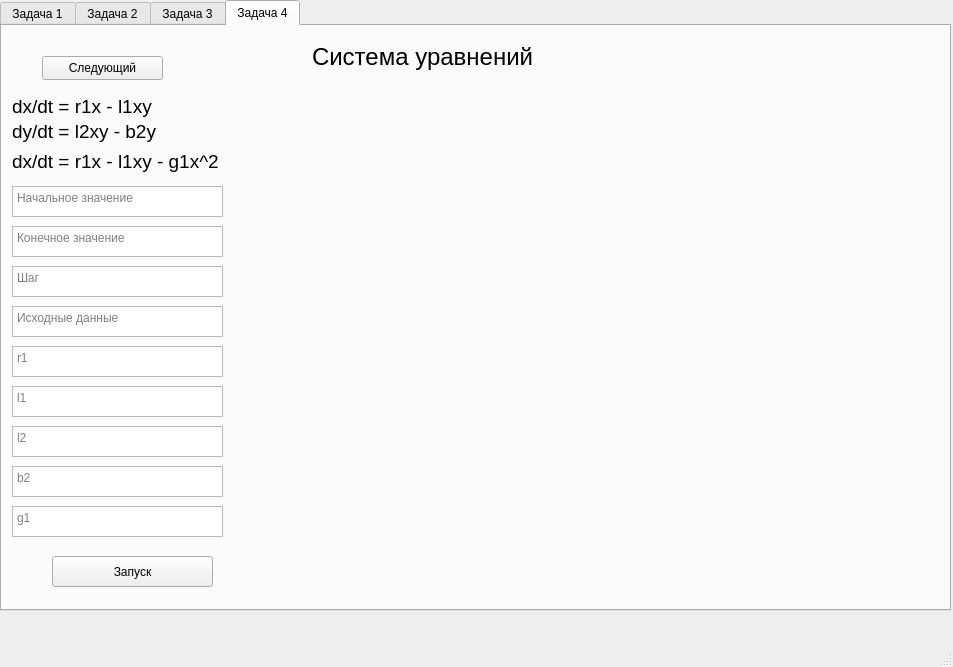
<?xml version="1.0" encoding="UTF-8"?>
<ui version="4.0">
 <class>MainWindow</class>
 <widget class="QMainWindow" name="MainWindow">
  <property name="geometry">
   <rect>
    <x>0</x>
    <y>0</y>
    <width>953</width>
    <height>667</height>
   </rect>
  </property>
  <property name="windowTitle">
   <string>MainWindow</string>
  </property>
  <widget class="QWidget" name="centralwidget">
   <widget class="QTabWidget" name="tabWidget">
    <property name="geometry">
     <rect>
      <x>0</x>
      <y>0</y>
      <width>951</width>
      <height>611</height>
     </rect>
    </property>
    <property name="currentIndex">
     <number>3</number>
    </property>
    <widget class="QWidget" name="tab">
     <attribute name="title">
      <string>Задача 1</string>
     </attribute>
     <widget class="QLabel" name="label">
      <property name="geometry">
       <rect>
        <x>300</x>
        <y>10</y>
        <width>161</width>
        <height>41</height>
       </rect>
      </property>
      <property name="font">
       <font>
        <pointsize>18</pointsize>
       </font>
      </property>
      <property name="text">
       <string>Задачи Коши</string>
      </property>
     </widget>
     <widget class="QLabel" name="label_2">
      <property name="geometry">
       <rect>
        <x>20</x>
        <y>60</y>
        <width>311</width>
        <height>41</height>
       </rect>
      </property>
      <property name="font">
       <font>
        <pointsize>18</pointsize>
       </font>
      </property>
      <property name="text">
       <string>y' = y^2 - yt, y(0) = 0, [0,1]</string>
      </property>
     </widget>
     <widget class="QLabel" name="label_3">
      <property name="geometry">
       <rect>
        <x>20</x>
        <y>320</y>
        <width>301</width>
        <height>41</height>
       </rect>
      </property>
      <property name="font">
       <font>
        <pointsize>18</pointsize>
       </font>
      </property>
      <property name="text">
       <string>y' = y ^ 2 + 1, y(0) = 0, [0, 1]</string>
      </property>
     </widget>
     <widget class="QTextEdit" name="txtStart1">
      <property name="geometry">
       <rect>
        <x>20</x>
        <y>120</y>
        <width>281</width>
        <height>31</height>
       </rect>
      </property>
      <property name="placeholderText">
       <string>Начальное значение</string>
      </property>
     </widget>
     <widget class="QTextEdit" name="txtEnd1">
      <property name="geometry">
       <rect>
        <x>20</x>
        <y>160</y>
        <width>281</width>
        <height>31</height>
       </rect>
      </property>
      <property name="placeholderText">
       <string>Конечное значение</string>
      </property>
     </widget>
     <widget class="QTextEdit" name="txtH">
      <property name="geometry">
       <rect>
        <x>20</x>
        <y>200</y>
        <width>281</width>
        <height>31</height>
       </rect>
      </property>
      <property name="placeholderText">
       <string>Шаг</string>
      </property>
     </widget>
     <widget class="QTextEdit" name="txtInit">
      <property name="geometry">
       <rect>
        <x>20</x>
        <y>240</y>
        <width>281</width>
        <height>31</height>
       </rect>
      </property>
      <property name="placeholderText">
       <string>Исходные данные</string>
      </property>
     </widget>
     <widget class="QTextEdit" name="txtH2">
      <property name="geometry">
       <rect>
        <x>20</x>
        <y>450</y>
        <width>281</width>
        <height>31</height>
       </rect>
      </property>
      <property name="placeholderText">
       <string>Шаг</string>
      </property>
     </widget>
     <widget class="QTextEdit" name="txtStart2">
      <property name="geometry">
       <rect>
        <x>20</x>
        <y>370</y>
        <width>281</width>
        <height>31</height>
       </rect>
      </property>
      <property name="placeholderText">
       <string>Начальное значение</string>
      </property>
     </widget>
     <widget class="QTextEdit" name="txtInit2">
      <property name="geometry">
       <rect>
        <x>20</x>
        <y>490</y>
        <width>281</width>
        <height>31</height>
       </rect>
      </property>
      <property name="placeholderText">
       <string>ИсходныеДанные</string>
      </property>
     </widget>
     <widget class="QTextEdit" name="txtEnd2">
      <property name="geometry">
       <rect>
        <x>20</x>
        <y>410</y>
        <width>281</width>
        <height>31</height>
       </rect>
      </property>
      <property name="placeholderText">
       <string>Конечное значение</string>
      </property>
     </widget>
     <widget class="QWidget" name="verticalLayoutWidget">
      <property name="geometry">
       <rect>
        <x>340</x>
        <y>60</y>
        <width>571</width>
        <height>511</height>
       </rect>
      </property>
      <layout class="QVBoxLayout" name="vl1"/>
     </widget>
     <widget class="QPushButton" name="btnRun1">
      <property name="geometry">
       <rect>
        <x>70</x>
        <y>283</y>
        <width>161</width>
        <height>31</height>
       </rect>
      </property>
      <property name="text">
       <string>Запуск</string>
      </property>
     </widget>
     <widget class="QPushButton" name="btnRun2">
      <property name="geometry">
       <rect>
        <x>80</x>
        <y>540</y>
        <width>161</width>
        <height>31</height>
       </rect>
      </property>
      <property name="text">
       <string>Запуск</string>
      </property>
     </widget>
    </widget>
    <widget class="QWidget" name="tab_2">
     <attribute name="title">
      <string>Задача 2</string>
     </attribute>
     <widget class="QLabel" name="label_4">
      <property name="geometry">
       <rect>
        <x>40</x>
        <y>60</y>
        <width>311</width>
        <height>41</height>
       </rect>
      </property>
      <property name="font">
       <font>
        <pointsize>18</pointsize>
       </font>
      </property>
      <property name="text">
       <string>y'1 = -y2 - y3</string>
      </property>
     </widget>
     <widget class="QLabel" name="label_5">
      <property name="geometry">
       <rect>
        <x>340</x>
        <y>10</y>
        <width>231</width>
        <height>41</height>
       </rect>
      </property>
      <property name="font">
       <font>
        <pointsize>18</pointsize>
       </font>
      </property>
      <property name="text">
       <string>Система уравнений</string>
      </property>
     </widget>
     <widget class="QLabel" name="label_6">
      <property name="geometry">
       <rect>
        <x>40</x>
        <y>100</y>
        <width>311</width>
        <height>41</height>
       </rect>
      </property>
      <property name="font">
       <font>
        <pointsize>18</pointsize>
       </font>
      </property>
      <property name="text">
       <string>y'2 = y1 + ay2</string>
      </property>
     </widget>
     <widget class="QLabel" name="label_7">
      <property name="geometry">
       <rect>
        <x>40</x>
        <y>140</y>
        <width>311</width>
        <height>41</height>
       </rect>
      </property>
      <property name="font">
       <font>
        <pointsize>18</pointsize>
       </font>
      </property>
      <property name="text">
       <string>y'3 = b + y3(y1 - c)</string>
      </property>
     </widget>
     <widget class="QTextEdit" name="txtH_3">
      <property name="geometry">
       <rect>
        <x>30</x>
        <y>260</y>
        <width>281</width>
        <height>31</height>
       </rect>
      </property>
      <property name="placeholderText">
       <string>Шаг</string>
      </property>
     </widget>
     <widget class="QTextEdit" name="txtStart3">
      <property name="geometry">
       <rect>
        <x>30</x>
        <y>180</y>
        <width>281</width>
        <height>31</height>
       </rect>
      </property>
      <property name="placeholderText">
       <string>Начальное значение</string>
      </property>
     </widget>
     <widget class="QTextEdit" name="txtA">
      <property name="geometry">
       <rect>
        <x>30</x>
        <y>340</y>
        <width>281</width>
        <height>31</height>
       </rect>
      </property>
      <property name="placeholderText">
       <string>a</string>
      </property>
     </widget>
     <widget class="QTextEdit" name="txtC">
      <property name="geometry">
       <rect>
        <x>30</x>
        <y>420</y>
        <width>281</width>
        <height>31</height>
       </rect>
      </property>
      <property name="placeholderText">
       <string>c</string>
      </property>
     </widget>
     <widget class="QTextEdit" name="txtInit_3">
      <property name="geometry">
       <rect>
        <x>30</x>
        <y>300</y>
        <width>281</width>
        <height>31</height>
       </rect>
      </property>
      <property name="placeholderText">
       <string>Исходные данные</string>
      </property>
     </widget>
     <widget class="QTextEdit" name="txtEnd3">
      <property name="geometry">
       <rect>
        <x>30</x>
        <y>220</y>
        <width>281</width>
        <height>31</height>
       </rect>
      </property>
      <property name="placeholderText">
       <string>Конечное значение</string>
      </property>
     </widget>
     <widget class="QTextEdit" name="txtB">
      <property name="geometry">
       <rect>
        <x>30</x>
        <y>380</y>
        <width>281</width>
        <height>31</height>
       </rect>
      </property>
      <property name="placeholderText">
       <string>b</string>
      </property>
     </widget>
     <widget class="QPushButton" name="btnRun3">
      <property name="geometry">
       <rect>
        <x>80</x>
        <y>470</y>
        <width>161</width>
        <height>31</height>
       </rect>
      </property>
      <property name="text">
       <string>Запуск</string>
      </property>
     </widget>
     <widget class="QWidget" name="verticalLayoutWidget_2">
      <property name="geometry">
       <rect>
        <x>330</x>
        <y>60</y>
        <width>581</width>
        <height>511</height>
       </rect>
      </property>
      <layout class="QVBoxLayout" name="vl1_2"/>
     </widget>
    </widget>
    <widget class="QWidget" name="tab_3">
     <attribute name="title">
      <string>Задача 3</string>
     </attribute>
     <widget class="QPushButton" name="btnRun1_2">
      <property name="geometry">
       <rect>
        <x>60</x>
        <y>273</y>
        <width>161</width>
        <height>31</height>
       </rect>
      </property>
      <property name="text">
       <string>Запуск</string>
      </property>
     </widget>
     <widget class="QTextEdit" name="txtH_4">
      <property name="geometry">
       <rect>
        <x>10</x>
        <y>190</y>
        <width>281</width>
        <height>31</height>
       </rect>
      </property>
      <property name="placeholderText">
       <string>Шаг</string>
      </property>
     </widget>
     <widget class="QTextEdit" name="txtStart1_4">
      <property name="geometry">
       <rect>
        <x>10</x>
        <y>110</y>
        <width>281</width>
        <height>31</height>
       </rect>
      </property>
      <property name="placeholderText">
       <string>Начальное значение</string>
      </property>
     </widget>
     <widget class="QLabel" name="label_8">
      <property name="geometry">
       <rect>
        <x>10</x>
        <y>50</y>
        <width>321</width>
        <height>41</height>
       </rect>
      </property>
      <property name="font">
       <font>
        <pointsize>18</pointsize>
       </font>
      </property>
      <property name="text">
       <string>y'' + 2y' + 3y = cos(t)</string>
      </property>
     </widget>
     <widget class="QTextEdit" name="txtStart2_4">
      <property name="geometry">
       <rect>
        <x>10</x>
        <y>360</y>
        <width>281</width>
        <height>31</height>
       </rect>
      </property>
      <property name="placeholderText">
       <string>Начальное значение</string>
      </property>
     </widget>
     <widget class="QTextEdit" name="txtInit2_4">
      <property name="geometry">
       <rect>
        <x>10</x>
        <y>480</y>
        <width>281</width>
        <height>31</height>
       </rect>
      </property>
      <property name="placeholderText">
       <string>ИсходныеДанные</string>
      </property>
     </widget>
     <widget class="QTextEdit" name="txtH2_4">
      <property name="geometry">
       <rect>
        <x>10</x>
        <y>440</y>
        <width>281</width>
        <height>31</height>
       </rect>
      </property>
      <property name="placeholderText">
       <string>Шаг</string>
      </property>
     </widget>
     <widget class="QTextEdit" name="txtInit_4">
      <property name="geometry">
       <rect>
        <x>10</x>
        <y>230</y>
        <width>281</width>
        <height>31</height>
       </rect>
      </property>
      <property name="placeholderText">
       <string>Исходные данные</string>
      </property>
     </widget>
     <widget class="QWidget" name="verticalLayoutWidget_3">
      <property name="geometry">
       <rect>
        <x>310</x>
        <y>50</y>
        <width>601</width>
        <height>511</height>
       </rect>
      </property>
      <layout class="QVBoxLayout" name="vl1_3"/>
     </widget>
     <widget class="QPushButton" name="btnRun2_2">
      <property name="geometry">
       <rect>
        <x>70</x>
        <y>530</y>
        <width>161</width>
        <height>31</height>
       </rect>
      </property>
      <property name="text">
       <string>Запуск</string>
      </property>
     </widget>
     <widget class="QLabel" name="label_9">
      <property name="geometry">
       <rect>
        <x>290</x>
        <y>0</y>
        <width>161</width>
        <height>41</height>
       </rect>
      </property>
      <property name="font">
       <font>
        <pointsize>18</pointsize>
       </font>
      </property>
      <property name="text">
       <string>Второго порядка</string>
      </property>
     </widget>
     <widget class="QTextEdit" name="txtEnd1_4">
      <property name="geometry">
       <rect>
        <x>10</x>
        <y>150</y>
        <width>281</width>
        <height>31</height>
       </rect>
      </property>
      <property name="placeholderText">
       <string>Конечное значение</string>
      </property>
     </widget>
     <widget class="QTextEdit" name="txtEnd2_4">
      <property name="geometry">
       <rect>
        <x>10</x>
        <y>400</y>
        <width>281</width>
        <height>31</height>
       </rect>
      </property>
      <property name="placeholderText">
       <string>Конечное значение</string>
      </property>
     </widget>
     <widget class="QLabel" name="label_10">
      <property name="geometry">
       <rect>
        <x>10</x>
        <y>310</y>
        <width>271</width>
        <height>41</height>
       </rect>
      </property>
      <property name="font">
       <font>
        <pointsize>18</pointsize>
       </font>
      </property>
      <property name="text">
       <string>z'' - a(1-z^2)z' + z = 0</string>
      </property>
     </widget>
    </widget>
    <widget class="QWidget" name="tab_4">
     <attribute name="title">
      <string>Задача 4</string>
     </attribute>
     <widget class="QLabel" name="label_11">
      <property name="geometry">
       <rect>
        <x>310</x>
        <y>10</y>
        <width>231</width>
        <height>41</height>
       </rect>
      </property>
      <property name="font">
       <font>
        <pointsize>18</pointsize>
       </font>
      </property>
      <property name="text">
       <string>Система уравнений</string>
      </property>
     </widget>
     <widget class="QTextEdit" name="txtEnd1_5">
      <property name="geometry">
       <rect>
        <x>10</x>
        <y>200</y>
        <width>211</width>
        <height>31</height>
       </rect>
      </property>
      <property name="placeholderText">
       <string>Конечное значение</string>
      </property>
     </widget>
     <widget class="QTextEdit" name="txtStart1_5">
      <property name="geometry">
       <rect>
        <x>10</x>
        <y>160</y>
        <width>211</width>
        <height>31</height>
       </rect>
      </property>
      <property name="placeholderText">
       <string>Начальное значение</string>
      </property>
     </widget>
     <widget class="QTextEdit" name="txtb2">
      <property name="geometry">
       <rect>
        <x>10</x>
        <y>440</y>
        <width>211</width>
        <height>31</height>
       </rect>
      </property>
      <property name="placeholderText">
       <string>b2</string>
      </property>
     </widget>
     <widget class="QTextEdit" name="txtH_5">
      <property name="geometry">
       <rect>
        <x>10</x>
        <y>240</y>
        <width>211</width>
        <height>31</height>
       </rect>
      </property>
      <property name="placeholderText">
       <string>Шаг</string>
      </property>
     </widget>
     <widget class="QTextEdit" name="txtl2">
      <property name="geometry">
       <rect>
        <x>10</x>
        <y>400</y>
        <width>211</width>
        <height>31</height>
       </rect>
      </property>
      <property name="placeholderText">
       <string>l2</string>
      </property>
     </widget>
     <widget class="QTextEdit" name="txtInit_5">
      <property name="geometry">
       <rect>
        <x>10</x>
        <y>280</y>
        <width>211</width>
        <height>31</height>
       </rect>
      </property>
      <property name="placeholderText">
       <string>Исходные данные</string>
      </property>
     </widget>
     <widget class="QTextEdit" name="txtl1">
      <property name="geometry">
       <rect>
        <x>10</x>
        <y>360</y>
        <width>211</width>
        <height>31</height>
       </rect>
      </property>
      <property name="placeholderText">
       <string>l1</string>
      </property>
     </widget>
     <widget class="QTextEdit" name="txtr1">
      <property name="geometry">
       <rect>
        <x>10</x>
        <y>320</y>
        <width>211</width>
        <height>31</height>
       </rect>
      </property>
      <property name="placeholderText">
       <string>r1</string>
      </property>
     </widget>
     <widget class="QTextEdit" name="txtg1">
      <property name="geometry">
       <rect>
        <x>10</x>
        <y>480</y>
        <width>211</width>
        <height>31</height>
       </rect>
      </property>
      <property name="placeholderText">
       <string>g1</string>
      </property>
     </widget>
     <widget class="QPushButton" name="btnRun1_3">
      <property name="geometry">
       <rect>
        <x>50</x>
        <y>530</y>
        <width>161</width>
        <height>31</height>
       </rect>
      </property>
      <property name="text">
       <string>Запуск</string>
      </property>
     </widget>
     <widget class="QLabel" name="label_14">
      <property name="geometry">
       <rect>
        <x>10</x>
        <y>70</y>
        <width>151</width>
        <height>21</height>
       </rect>
      </property>
      <property name="font">
       <font>
        <pointsize>14</pointsize>
       </font>
      </property>
      <property name="text">
       <string>dx/dt = r1x - l1xy</string>
      </property>
     </widget>
     <widget class="QLabel" name="label_13">
      <property name="geometry">
       <rect>
        <x>10</x>
        <y>90</y>
        <width>211</width>
        <height>31</height>
       </rect>
      </property>
      <property name="font">
       <font>
        <pointsize>14</pointsize>
       </font>
      </property>
      <property name="text">
       <string>dy/dt = l2xy - b2y</string>
      </property>
     </widget>
     <widget class="QLabel" name="label_12">
      <property name="geometry">
       <rect>
        <x>10</x>
        <y>120</y>
        <width>231</width>
        <height>31</height>
       </rect>
      </property>
      <property name="font">
       <font>
        <pointsize>14</pointsize>
       </font>
      </property>
      <property name="text">
       <string>dx/dt = r1x - l1xy - g1x^2</string>
      </property>
     </widget>
     <widget class="QWidget" name="verticalLayoutWidget_4">
      <property name="geometry">
       <rect>
        <x>240</x>
        <y>60</y>
        <width>691</width>
        <height>511</height>
       </rect>
      </property>
      <layout class="QVBoxLayout" name="vl1_4"/>
     </widget>
     <widget class="QPushButton" name="btnOpen">
      <property name="geometry">
       <rect>
        <x>40</x>
        <y>30</y>
        <width>121</width>
        <height>24</height>
       </rect>
      </property>
      <property name="text">
       <string>Следующий</string>
      </property>
     </widget>
    </widget>
   </widget>
  </widget>
  <widget class="QMenuBar" name="menubar">
   <property name="geometry">
    <rect>
     <x>0</x>
     <y>0</y>
     <width>953</width>
     <height>33</height>
    </rect>
   </property>
  </widget>
  <widget class="QStatusBar" name="statusbar"/>
 </widget>
 <resources/>
 <connections/>
</ui>
